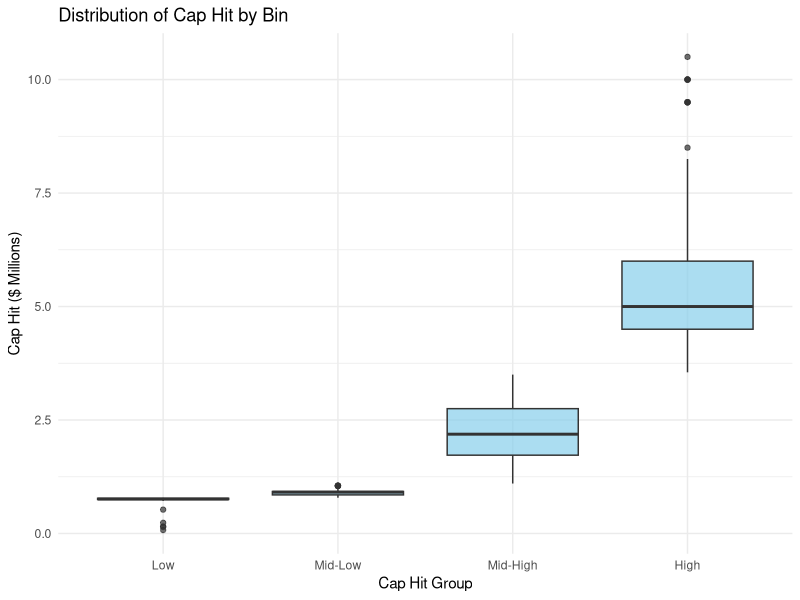
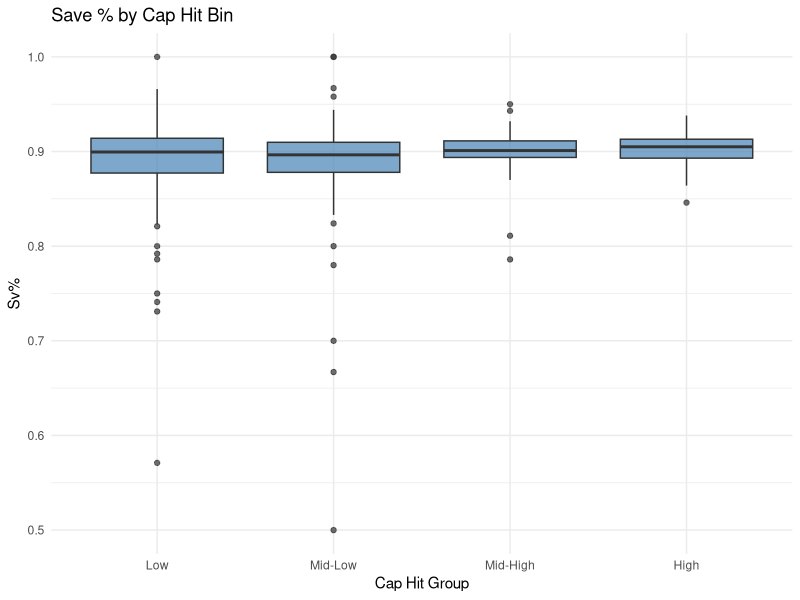
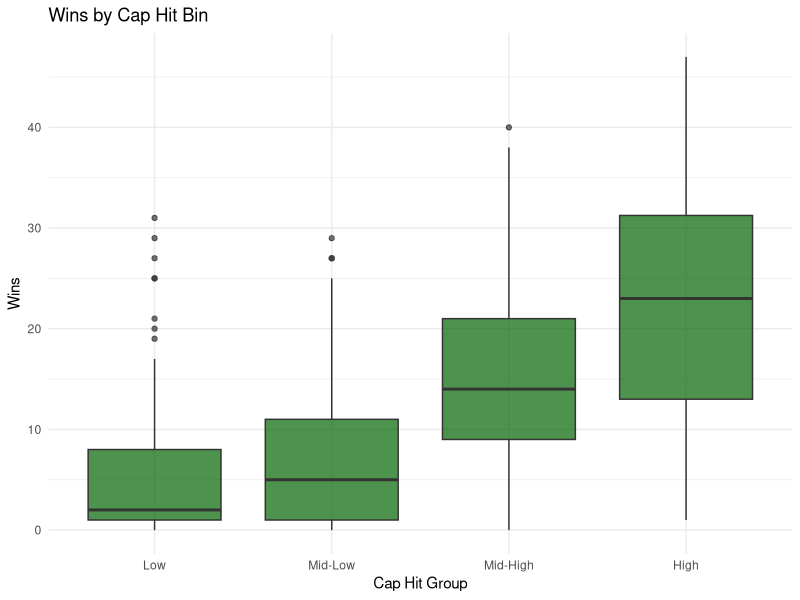
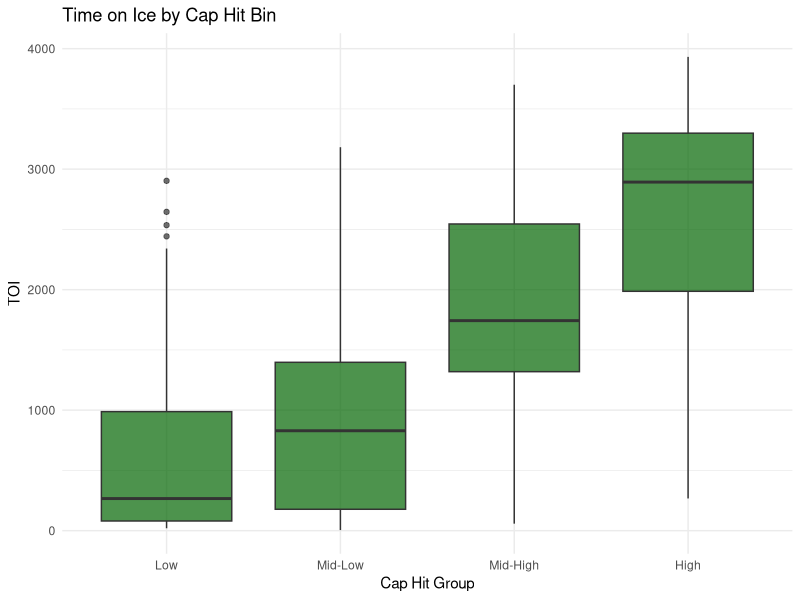
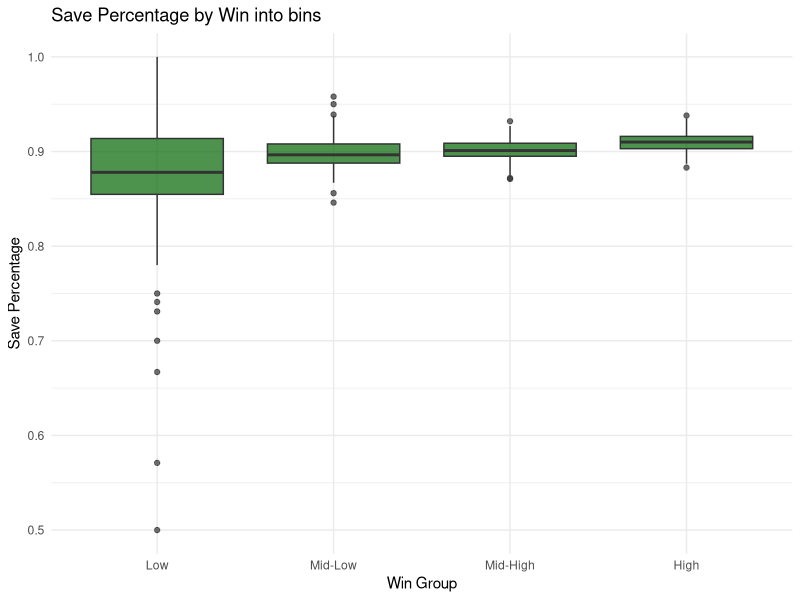
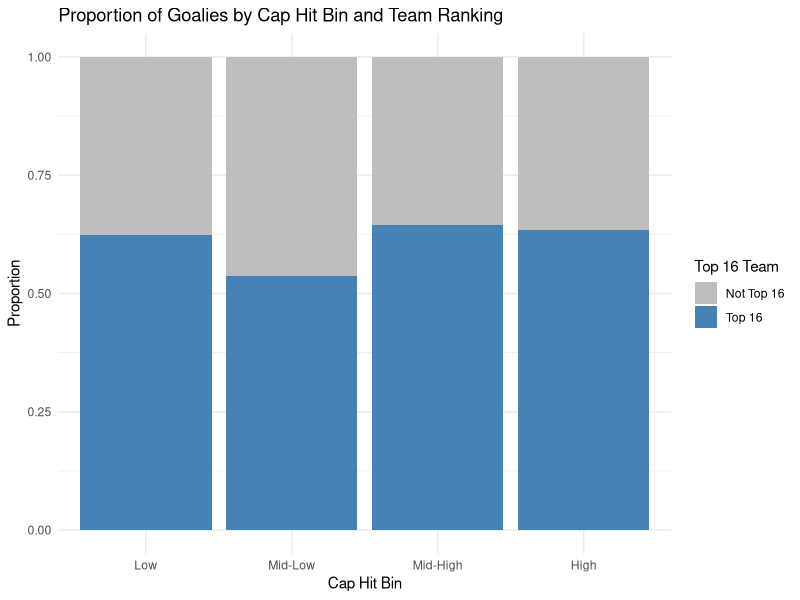
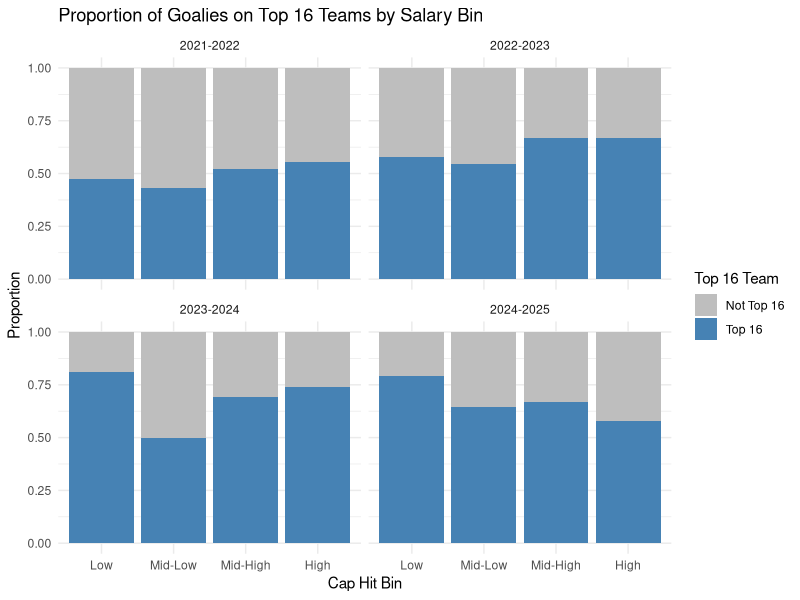
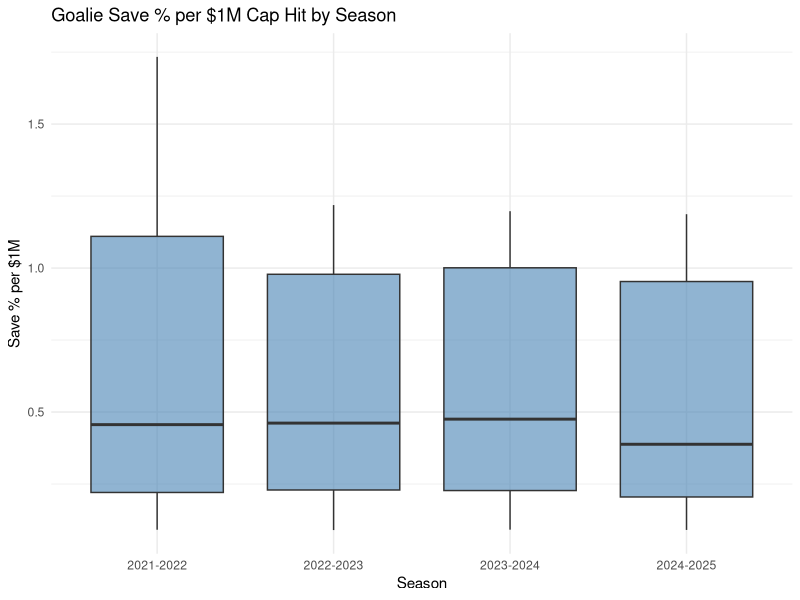

Source code (R) for these figures, in order:
## ---- chunk 1
library(tidyverse)
library(lubridate)
library(ggplot2)
library(gridExtra)
library(dplyr)
library(stringr)
library(broom)
library(purrr)
library(readr)
library(car)
library(lmtest)
library(sandwich)
library(broom)
goalies = read.csv("Complete_Combined_Goalie_Stats_2021_to_2025.csv") # Read in full data set

team_results = read.csv("Combined_Team_Results_2021_to_2025.csv") # Read in team results data set

goalies <- goalies %>%

  mutate(Cap_Hit = as.numeric(gsub("[^0-9]", "", `CapHit`)) / 1e6) #Remove non-numeric characters&convert Cap Hit (millions)

goalies <- goalies %>%

  mutate(Sv_percent = as.numeric(gsub("[^0-9\\.]", "", `Svpercent`))) # Convert Sv% column to numeric

goalies <- goalies %>%

  mutate(TOI_minutes = sapply(strsplit(TOI, ":"), function(x) as.numeric(x[1]) + as.numeric(x[2]) / 60)) # Convert TOI from HH:MM format to total minutes

goalies <- goalies %>%

  filter(!is.na(Cap_Hit), Cap_Hit > 0,

         #!is.na(TOI_minutes), TOI_minutes > 0

         !Player_Name %in% c("Thomas Hodges", "Matt Berlin", "Jett Alexander")) # Filter out goalies with 0 or NA Cap_Hit or TOI_minutes and the three EBUG


goalies <- goalies %>%

  mutate(SA = as.integer(gsub(",", "", SA)))  # Remove commas and convert to integer

goalies <- goalies %>%

  mutate(SA = as.integer(SA))

goalies <- goalies %>%

  mutate(Svs = as.integer(gsub(",", "", Svs)))  # Remove commas and convert to integer

goalies <- goalies %>%

  mutate(Svs = as.integer(Svs))

## ---- chunk 2

quantiles <- quantile(goalies$Cap_Hit, probs = seq(0, 1, 0.25), na.rm = TRUE)

cap_hit_quartiles <- quantile(goalies$Cap_Hit, probs = seq(0, 1, 0.25), na.rm = TRUE)

q0  <- cap_hit_quartiles[1]  # Minimum

q1  <- cap_hit_quartiles[2]  # 25th percentile

q2  <- cap_hit_quartiles[3]  # Median

q3  <- cap_hit_quartiles[4]  # 75th percentile

q4  <- cap_hit_quartiles[5]  # Maximum
## ---- chunk 3

goalies <- goalies %>%

  mutate(Cap_Hit_Bin = cut(Cap_Hit, 

                           breaks = quantile(Cap_Hit, probs = seq(0, 1, 0.25), na.rm = TRUE),

                           include.lowest = TRUE,

                           labels = c("Low", "Mid-Low", "Mid-High", "High")))

goalies <- goalies %>%

  mutate(Wins_Bin = cut(Wins,

                        breaks = quantile(Wins, probs = seq(0, 1, 0.25), na.rm = TRUE),

                        include.lowest = TRUE,

                        labels = c("Low", "Mid-Low", "Mid-High", "High")))

plot1 <- ggplot(goalies, aes(x = Cap_Hit_Bin, y = Cap_Hit)) +

  geom_boxplot(fill = "skyblue", alpha = 0.7) +

  labs(

    title = "Distribution of Cap Hit by Bin",

    x = "Cap Hit Group",

    y = "Cap Hit ($ Millions)"

  ) +

  theme_minimal()

plot2 <- ggplot(goalies, aes(x = Cap_Hit_Bin, y = Sv_percent)) +

  geom_boxplot(fill = "steelblue", alpha = 0.7) +

  labs(title = "Save % by Cap Hit Bin", x = "Cap Hit Group", y = "Sv%") +

  theme_minimal()

plot3 <- ggplot(goalies, aes(x = Cap_Hit_Bin, y = Wins)) +

  geom_boxplot(fill = "darkgreen", alpha = 0.7) +

  labs(title = "Wins by Cap Hit Bin", x = "Cap Hit Group", y = "Wins") +

  theme_minimal()

plot4 <- ggplot(goalies, aes(x = Wins_Bin, y = Svpercent)) +

  geom_boxplot(fill = "darkgreen", alpha = 0.7) +

  labs(

    title = "Save Percentage by Win into bins", x = "Win Group", y = "Save Percentage") +

  theme_minimal()

plot5 <- ggplot(goalies, aes(x = Cap_Hit_Bin, y = TOI_minutes)) +

  geom_boxplot(fill = "darkgreen", alpha = 0.7) +

  labs(title = "Time on Ice by Cap Hit Bin", x = "Cap Hit Group", y = "TOI") +

  theme_minimal()

plot1

#grid.arrange(plot1, plot2, plot3, ncol = 1, nrow = 3) # Plots
## ---- chunk 4

plot2
## ---- chunk 5

plot3
## ---- chunk 6

plot5
## ---- chunk 7

wins_quartiles <- quantile(goalies$Wins, probs = seq(0, 1, 0.25), na.rm = TRUE)

# Assign each quantile to a variable

q0_wins <- wins_quartiles[1]  # Minimum

q1_wins <- wins_quartiles[2]  # 25th percentile (Q1)

q2_wins <- wins_quartiles[3]  # Median (Q2)

q3_wins <- wins_quartiles[4]  # 75th percentile (Q3)

q4_wins <- wins_quartiles[5]  # Maximum

plot4
## ---- chunk 8

goalies_combined <- goalies %>%

  left_join(team_results, by = c("Team", "Season"))

cap_breaks <- quantile(goalies_combined$Cap_Hit, probs = seq(0, 1, 0.25), na.rm = TRUE)

goalies_combined <- goalies_combined %>%

  mutate(Cap_Hit_Bin = cut(Cap_Hit, 

                           breaks = cap_breaks,

                           include.lowest = TRUE,

                           labels = c("Low", "Mid-Low", "Mid-High", "High")))


team_goalie_caps <- goalies_combined %>%

  group_by(Team, Season) %>%

  summarise(

    Total_Goalie_Cap = sum(Cap_Hit, na.rm = TRUE),

    Avg_Goalie_Cap = mean(Cap_Hit, na.rm = TRUE),

    .groups = "drop"

  )

team_wins <- goalies_combined %>%

  dplyr::select(Team, Season, Wins = P.y) %>%

  distinct()

team_model_data <- team_goalie_caps %>%

  left_join(team_wins, by = c("Team", "Season"))

cup_winners <- tibble::tibble(

  Season = c("2021-2022", "2022-2023", "2023-2024", "2024-2025"),

  Team = c("COL", "VGK", "FLA", "FLA")

)

team_model_data <- team_model_data %>%

  left_join(cup_winners %>% mutate(Cup_Winner = TRUE), by = c("Team", "Season")) %>%

  mutate(

    Cup_Winner = ifelse(is.na(Cup_Winner), FALSE, Cup_Winner),

    Label = ifelse(Cup_Winner, paste0(Team, " (", substr(Season, 6, 9), ")"), NA)

  )

goalies_combined <- goalies_combined %>%

  group_by(Season) %>%

  mutate(Rank = dense_rank(desc(P.y))) %>%

  ungroup()

goalies_combined <- goalies_combined %>%

  mutate(Top16 = ifelse(Rank <= 16, 1, 0))  # 1 = Top 16 team

summary_table <- goalies_combined %>%

  group_by(Season, Cap_Hit_Bin, Top16) %>%

  summarise(

    Num_Goalies = n(),

    Avg_SvPct = mean(Sv_percent, na.rm = TRUE),

    Avg_Wins = mean(Wins, na.rm = TRUE),

    .groups = "drop"

  ) %>%

  arrange(Season, Cap_Hit_Bin, desc(Top16))

team_model_data <- team_model_data %>%

  left_join(

    goalies_combined %>% select(Team, Season, Top16) %>% distinct(),

    by = c("Team", "Season")

  )

goalies_combined %>%

  group_by(Cap_Hit_Bin, Top16) %>%

  summarise(n = n(), .groups = "drop") %>%

  mutate(percent = n / sum(n)) %>%

  ggplot(aes(x = Cap_Hit_Bin, y = percent, fill = as.factor(Top16))) +

  geom_bar(stat = "identity", position = "fill") +

  scale_fill_manual(values = c("gray", "steelblue"), labels = c("Not Top 16", "Top 16")) +

  labs(title = "Proportion of Goalies by Cap Hit Bin and Team Ranking",

       x = "Cap Hit Bin", y = "Proportion", fill = "Top 16 Team") +

  theme_minimal()
## ---- chunk 9

goalies_combined %>%

  group_by(Season, Cap_Hit_Bin, Top16) %>%

  summarise(n = n(), .groups = "drop") %>%

  group_by(Season, Cap_Hit_Bin) %>%

  mutate(percent = n / sum(n)) %>%

  ggplot(aes(x = Cap_Hit_Bin, y = percent, fill = as.factor(Top16))) +

  geom_bar(stat = "identity", position = "fill") +

  facet_wrap(~Season) +

  scale_fill_manual(values = c("gray", "steelblue"), labels = c("Not Top 16", "Top 16")) +

  labs(

    title = "Proportion of Goalies on Top 16 Teams by Salary Bin",

    x = "Cap Hit Bin", y = "Proportion", fill = "Top 16 Team"

  ) +

  theme_minimal()
## ---- chunk 10

goalies <- goalies %>%

  mutate(

    SvPct_per_M = Sv_percent / Cap_Hit,

    Wins_per_M = Wins / Cap_Hit,

    SO_per_M = SO / Cap_Hit

  )

goalies_roi <- goalies %>%

  filter(TOI_minutes > 300, Cap_Hit > 0.5)


ggplot(goalies_roi, aes(x = Season, y = SvPct_per_M)) +

  geom_boxplot(fill = "steelblue", alpha = 0.6) +

  labs(

    title = "Goalie Save % per $1M Cap Hit by Season",

    x = "Season",

    y = "Save % per $1M"

  ) +

  theme_minimal()
## ---- chunk 11

ggplot(goalies, aes(x = Sv_percent)) +

  geom_histogram(aes(y = ..density..), bins = 30, fill = "steelblue", alpha = 0.6) +

  geom_density(color = "darkred", linewidth = 1) +

  labs(

    title = "Distribution of Save Percentage",

    x = "Sv%",

    y = "Density"

  ) +

  theme_minimal()
## ---- chunk 12

ggplot(goalies, aes(x = Wins)) +

  geom_histogram(aes(y = ..density..), bins = 30, fill = "steelblue", alpha = 0.6) +

  geom_density(color = "darkred", linewidth = 1) +

  labs(

    title = "Distribution of Wins",

    x = "Wins",

    y = "Density"

  ) +

  theme_minimal()
## ---- chunk 13

ggplot(goalies, aes(x = TOI_minutes)) +

  geom_histogram(aes(y = ..density..), bins = 30, fill = "steelblue", alpha = 0.6) +

  geom_density(color = "darkred", linewidth = 1) +

  labs(

    title = "Distribution of Time on Ice",

    x = "TOI",

    y = "Density"

  ) +

  theme_minimal()
## ---- chunk 14

goalies <- goalies %>%

  mutate(

    Wins_per_M = Wins/Cap_Hit,

    SvPct_per_M = Sv_percent/Cap_Hit,

    SO_per_M = SO/Cap_Hit

  )

plot6 = ggplot(goalies, aes(x = Sv_percent, y = Wins_per_M)) +

  geom_point(aes(size = TOI_minutes, color = Cap_Hit)) +

  scale_color_viridis_c() +

  labs(title = "Wins per $1M vs. Save %", x = "Save %", y = "Wins per $1M Cap Hit") +

  theme_minimal()

plot7 = ggplot(goalies, aes(x = Sv_percent, y = Cap_Hit)) +

  geom_point(aes(size = TOI_minutes), alpha = 0.6) +

  geom_smooth(method = "lm", se = FALSE, color = "blue") +

  labs(

    title = "Cap Hit vs. Save %",

    x = "Save %",

    y = "Cap Hit ($M)",

    size = "TOI"  # Change legend title for point size

  ) +

  theme_minimal()

plot6

#grid.arrange(plot3, plot4, ncol = 1, nrow = 2) # Plots
## ---- chunk 15

plot7
## ---- chunk 16

model_sv <- lm(Sv_percent ~ Cap_Hit, data = goalies)

summary(model_sv)
## ---- chunk 17

ggplot(goalies, aes(x = Cap_Hit, y = Sv_percent)) +

  geom_point(alpha = 0.6, color = "steelblue", size = 3) +

  geom_smooth(method = "lm", se = TRUE, color = "darkred", linewidth = 1.2) +

  labs(

    title = "Regression: Cap Hit vs. Save Percentage",

    x = "Cap Hit ($ Millions)",

    y = "Sv%"

  ) +

  theme_minimal()
## ---- chunk 18

Wins_model <- lm(Wins ~ Cap_Hit, data = goalies)

summary(model_sv)
## ---- chunk 19

ggplot(goalies, aes(x = Cap_Hit, y = Wins)) +

  geom_point(alpha = 0.6, color = "steelblue", size = 3) +

  geom_smooth(method = "lm", se = TRUE, color = "darkred", linewidth = 1.2) +

  labs(

    title = "Regression: Cap Hit vs. Wins",

    x = "Cap Hit ($ Millions)",

    y = "Wins"

  ) +

  theme_minimal()

r2_caphit <- summary(Wins_model)$r.squared
## ---- chunk 20

toi_model <- lm(TOI_minutes ~ Cap_Hit, data = goalies)

summary(toi_model)


## ---- chunk 21

ggplot(goalies, aes(x = Cap_Hit, y = TOI_minutes)) +

  geom_point(alpha = 0.6, color = "steelblue", size = 3) +

  geom_smooth(method = "lm", se = TRUE, color = "darkred", linewidth = 1.2) +

  labs(

    title = "Regression: Cap Hit vs. TOI",

    x = "Cap Hit ($ Millions)",

    y = "TOI"

  ) +

  theme_minimal()

r3_caphit <- summary(toi_model)$r.squared


## ---- chunk 22

ggplot(team_model_data, aes(x = Total_Goalie_Cap, y = Wins, color = Cup_Winner)) +

  geom_point(size = 3) +

  geom_smooth(method = "lm", se = TRUE, color = "gray") +

  geom_text(

    data = filter(team_model_data, Cup_Winner == TRUE),

    aes(label = Label),

    vjust = -1, fontface = "bold", size = 4, color = "black"

  ) +

  scale_color_manual(values = c("FALSE" = "darkblue", "TRUE" = "gold"),

                     labels = c("No", "Yes"),

                     name = "Stanley Cup Winner") +

  labs(

    title = "Team Wins vs. Total Goalie Cap Hit",

    x = "Total Goalie Cap Hit (in Millions)",

    y = "Team Wins"

  ) +

  theme_minimal()
## ---- chunk 23

ggplot(team_model_data, aes(x = Total_Goalie_Cap, y = Wins, color = as.factor(Top16))) +

  geom_point(size = 3) +

  geom_smooth(method = "lm", se = TRUE, color = "gray") +

  geom_text(

    data = filter(team_model_data, Top16 == 1),

    aes(label = Label),

    vjust = -1, fontface = "bold", size = 3.5, color = "black"

  ) +

  scale_color_manual(

    values = c("0" = "darkblue", "1" = "orange"),

    labels = c("No", "Yes"),

    name = "Top 16 Team"

  ) +

  facet_wrap(~ Season) +

  labs(

    title = "Team Wins vs. Total Goalie Cap Hit by Season",

    x = "Total Goalie Cap Hit (in Millions)",

    y = "Team Wins"

  ) +

  theme_minimal()
## ---- chunk 24

team_model_data <- team_model_data %>%

  group_by(Season) %>%

  mutate(Rank = dense_rank(desc(Wins))) %>%

  ungroup()

goalie_perf_summary <- goalies_combined %>%

  group_by(Team, Season) %>%

  summarise(

    Avg_SvPct = mean(Sv_percent, na.rm = TRUE),

    Total_Goalie_Cap = sum(Cap_Hit, na.rm = TRUE),

    .groups = "drop"

  )

team_model_data <- team_model_data %>%

  left_join(goalie_perf_summary, by = c("Team", "Season"))

# Step 1: Load your data

df <- team_model_data

# Step 2: Identify duplicate base column names

x_cols <- names(df)[str_ends(names(df), "\\.x")]

y_cols <- names(df)[str_ends(names(df), "\\.y")]

# Get base names that have both .x and .y

base_names <- intersect(str_remove(x_cols, "\\.x"), str_remove(y_cols, "\\.y"))

# Step 3: Drop .y columns

df_clean <- df %>%

  dplyr::select(-all_of(paste0(base_names, ".y")))

# Step 4: Rename .x columns to base names

names(df_clean) <- str_replace(names(df_clean), "\\.x$", "")

team_model_data <- df_clean
## ---- chunk 25

# Define the salary cap by season

cap_by_season <- c(

  "2021-2022" = 81.5,

  "2022-2023" = 82.5,

  "2023-2024" = 83.5,

  "2024-2025" = 88.0

)

# Add Cap_Percent column: Cap_Hit / season cap

goalies <- goalies %>%

  mutate(

    Cap_Percent = Cap_Hit / cap_by_season[Season]

  )
## ---- chunk 26

model_caphit <- lm(Cap_Percent ~ Sv_percent + Wins + TOI_minutes, data = goalies)

summary(model_caphit)

coef_values <- coef(model_caphit)

intercept      <- coef_values["(Intercept)"]

beta_sv        <- coef_values["Sv_percent"]

beta_wins      <- coef_values["Wins"]

beta_toi       <- coef_values["TOI_minutes"]

b_sv_dollars <- beta_sv * 83875000

b_wins_dollars <- beta_wins * 83875000

b_toi_dollars <- beta_toi * 83875000

r2 <- summary(model_caphit)$r.squared
## ---- chunk 27

goalies$Predicted_Cap_Hit <- predict(model_caphit)

ggplot(goalies, aes(x = Predicted_Cap_Hit, y = Cap_Percent)) +

  geom_point(alpha = 0.6, color = "steelblue") +

  geom_abline(slope = 1, intercept = 0, color = "red", linetype = "solid") +

  labs(

    title = "Actual vs. Predicted Cap Hit Percentage",

    x = "Predicted Cap Hit %",

    y = "Actual Cap Hit %"

  ) +

  theme_minimal()

intercept
## ---- chunk 28

ggplot(goalies, aes(x = Sv_percent, y = Predicted_Cap_Hit)) +

  geom_point(alpha = 0.7, color = "darkgreen", size = 3) + 

  labs(

    title = "Actual Sv% vs. Predicted Cap Hit %",

    x = "Actual Sv%",

    y = "Predicted Cap %"

  ) +

  theme_minimal()
## ---- chunk 29

# Plot: Predicted vs. Actual Wins

ggplot(goalies, aes(x = Wins, y = Predicted_Cap_Hit)) +

  geom_point(alpha = 0.7, color = "darkgreen", size = 3) + 

  labs(

    title = "Actual Wins vs. Predicted Cap Hit %",

    x = "Actual Wins",

    y = "Predicted Cap %"

  ) +

  theme_minimal()
## ---- chunk 30

ggplot(goalies, aes(x = TOI_minutes, y = Predicted_Cap_Hit)) +

  geom_point(alpha = 0.7, color = "darkgreen", size = 3) + 

  labs(

    title = "Actual TOI vs. Predicted Cap Hit %",

    x = "Actual TOI",

    y = "Predicted Cap %"

  ) +

  theme_minimal()
## ---- chunk 31

vif_values <- vif(model_caphit)

vif_wins <- round(vif_values["Wins"],5)

vif_sv_percent <- round(vif_values["Sv_percent"],5)

vif_toi_minutes <- round(vif_values["TOI_minutes"],5)

bp_test <- bptest(model_caphit)

bp_pval <- round(bp_test$p.value,5)

dw_result <- dwtest(model_caphit)

dw_stat <- round(dw_result$statistic,5)
bp_pval
## ---- chunk 32

par(mfrow = c(2, 2))

plot(model_caphit)
## ---- chunk 33

coeftest(model_caphit, 

         vcov = vcovHC(model_caphit, type = "HC1"))

robust_coefs <- coeftest(model_caphit, vcov = vcovHC(model_caphit, type = "HC1"))

# Extract p-values

p_sv <- round(robust_coefs["Sv_percent", "Pr(>|t|)"], 5)

p_wins <- round(robust_coefs["Wins", "Pr(>|t|)"], 5)

p_toi <- round(robust_coefs["TOI_minutes", "Pr(>|t|)"], 5)

p_intercept <- round(robust_coefs["(Intercept)", "Pr(>|t|)"], 5)
p_wins
## ---- chunk 34

model_full <- lm(Cap_Percent ~ Sv_percent + Wins + TOI_minutes, data = goalies)

model_step <- step(model_full, direction = "both")

summary(model_step)
## ---- chunk 35

step_trace <- step(model_full, direction = "both", trace = FALSE)

step_summary <- step_trace$anova

# Add step numbers

step_summary$Step <- seq_len(nrow(step_summary))

# Plot the AIC path

ggplot(step_summary, aes(x = Step, y = AIC)) +

  geom_line(color = "steelblue", size = 1.2) +

  geom_point(size = 3, color = "darkblue") +

  labs(

    title = "AIC Across Stepwise Selection Steps",

    x = "Step Number",

    y = "Akaike Information Criterion (AIC)"

  ) +

  theme_minimal()
